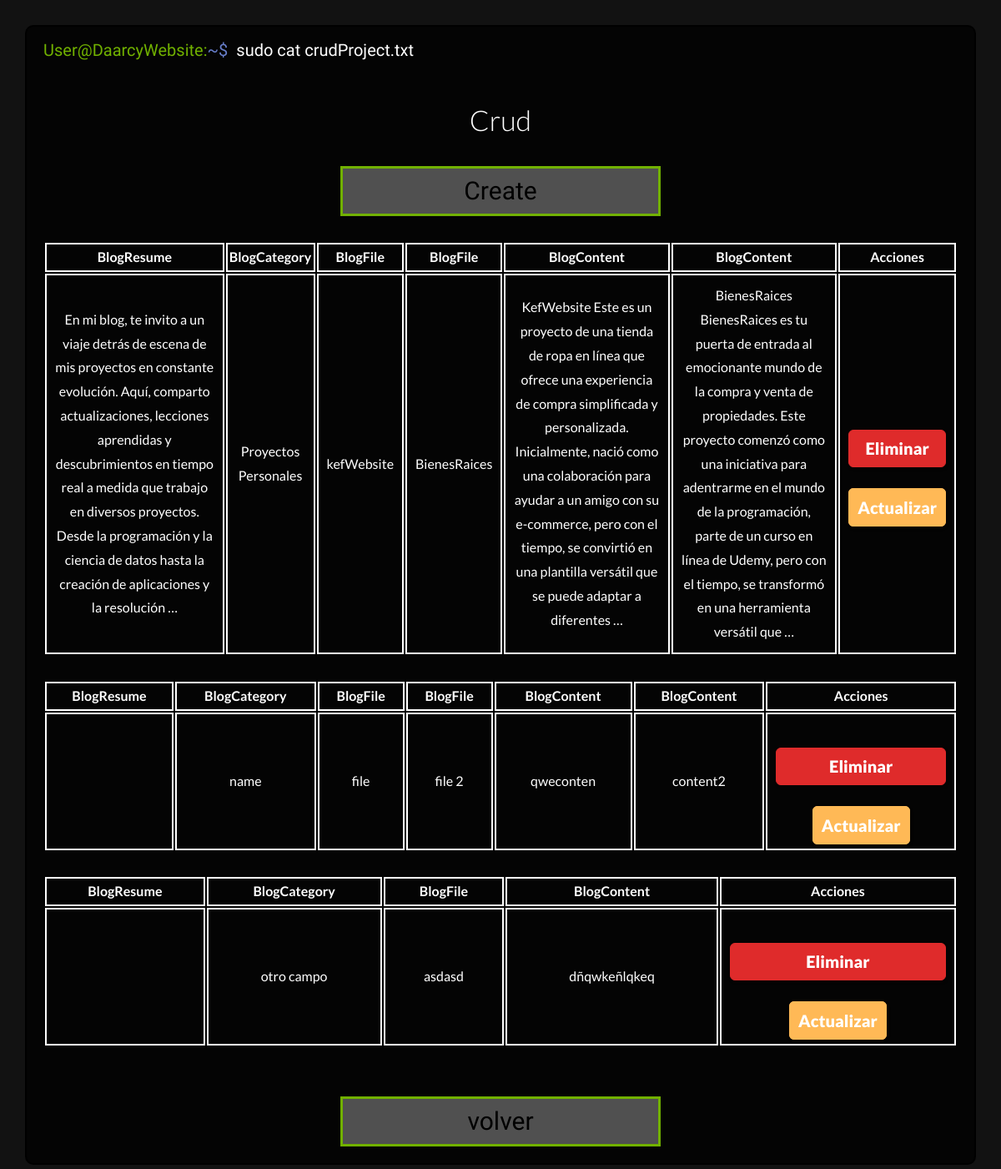
The page /DaarcyDevAdmin/Crud/Blog (signed in) on the database as committed earlier.
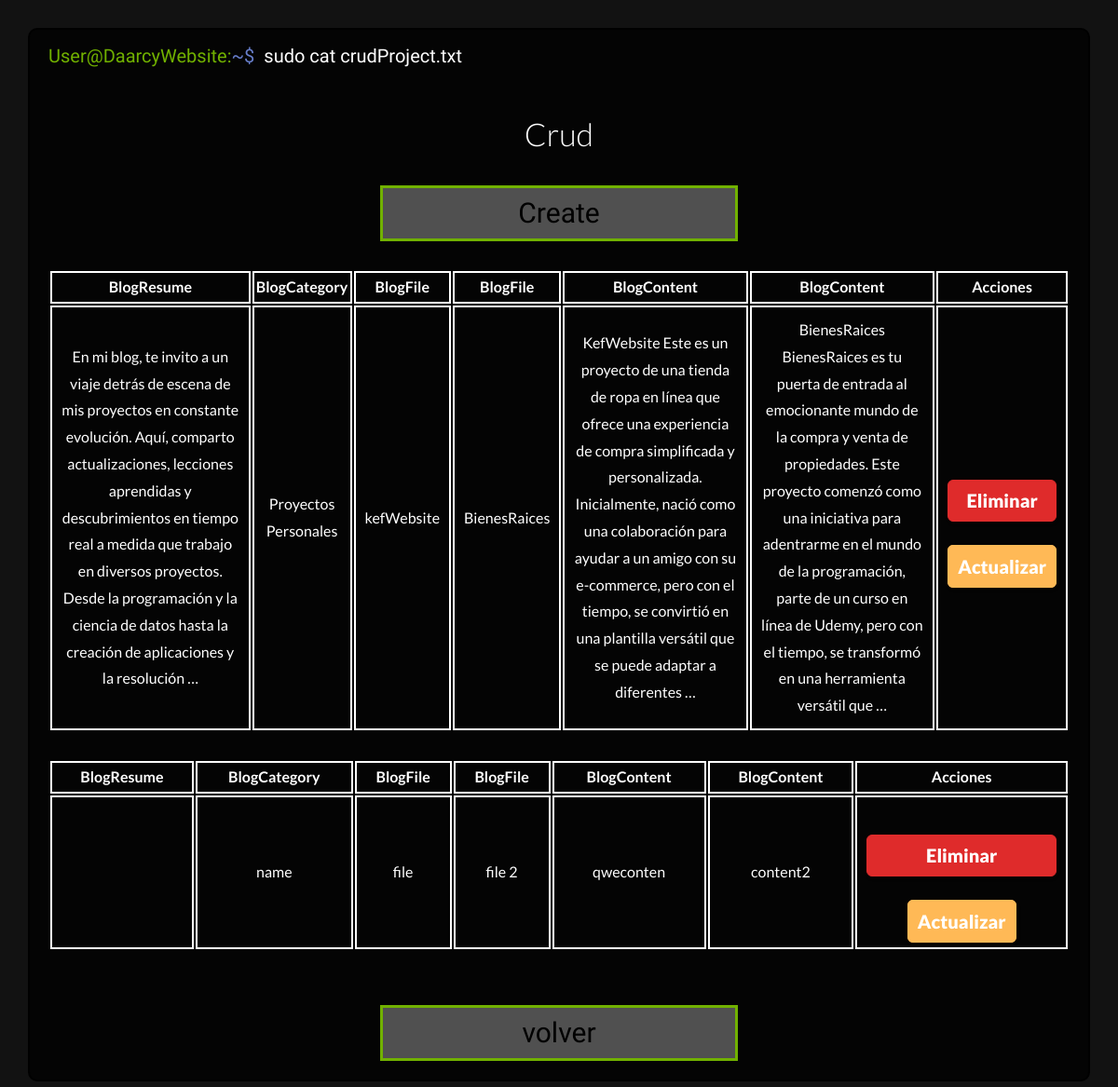
The same page on the database as committed later.
### tasks/models.py (models this page shows, shortened)
class BlogCategory(models.Model):
    blogResume = models.TextField()
    name = models.CharField(max_length=500)

class BlogFile(models.Model):
    category = models.ForeignKey(BlogCategory, on_delete=models.CASCADE, related_name='blog_files')
    file = models.CharField(max_length=255)
    fileContent = models.TextField()

### tasks/views.py (the view)
# urls.py: path("DaarcyDevAdmin/Crud/Blog",views.crudBlog, name="crudBlog"),
@login_required
def crudBlog(request):
    blogCategory = BlogCategory.objects.all()
    blogFile = BlogFile.objects.all()
    return render ( request, 'blogCrud.html', {
        "blogCategories":blogCategory,
        "blogFiles":blogFile,
    })

### tasks/templates/blogCrud.html (shortened to what this page needs)
{% extends "base.html" %}
{% load static %}
{% block content %}
  <body class="bodyAdmin">
    <div class="terminalContent projects">
      <div class="comandLine">
        <h3 class="user">
          User@DaarcyWebsite:<span class="simbols">~$</span><span class="comand animationComand">sudo cat crudProject.txt</span>
        </h3>
      </div>
      <div class="text animationText">
        <div class="options">
          <h2>Crud</h2>
          <div class="buttonsOption">
            <a href="{% url 'crudBlogCreate' %}">Create</a>
          </div>
          <div class="details">
            <div class="websiteInfo">
              {% for blogCategory in blogCategories %}
                <table class="propiedades">
                  <thead>
                    <tr>
                      <th>BlogResume</th>
                      <th>BlogCategory</th>
                      {% for blogFile in blogCategory.blog_files.all %}
                        {% if blogFile.file %}<th>BlogFile</th>{% endif %}
                      {% endfor %}
                      {% for blogFile in blogCategory.blog_files.all %}
                        {% if blogFile.fileContent %}<th>BlogContent</th>{% endif %}
                      {% endfor %}
                      <th>Acciones</th>
                    </tr>
                  </thead>
                  <tbody>
                    <tr>
                      <td>{{ blogCategory.blogResume|truncatewords:50 }}</td>
                      <td>{{ blogCategory.name }}</td>
                      {% for blogFile in blogCategory.blog_files.all %}
                        {% if blogFile.file %}<td>{{ blogFile.file }}</td>{% endif %}
                      {% endfor %}
                      {% for blogFile in blogCategory.blog_files.all %}
                        {% if blogFile.fileContent %}<td>{{ blogFile.fileContent|truncatewords:50 }}</td>{% endif %}
                      {% endfor %}
                      <td>
                        <form method="post"
                              action="{% url 'crudBlogDelete' blogCategory.id %}">
                          <input type="submit" class="buttonDelete" value="Eliminar">
                        </form>
                        <a href="{% url 'crudBlogUpdate' blogCategory.id %}"
                           class="buttonUpdate">Actualizar</a>
                      </td>
                    </tr>
                  </tbody>
                </table>
                <br>
              {% endfor %}
            </div>
          </div>
          <div class="buttonsOption">
            <a href="{% url 'crud' %}">volver</a>
          </div>
        </div>
      </div>
    </div>
  </body>
{% endblock content %}

Rows that differ between the two databases and show on the page:
removed BlogCategory: name "otro campo"
removed BlogFile: shows "BlogFile", shows "BlogContent", file "asdasd", fileContent "dñqwkeñlqkeq"
